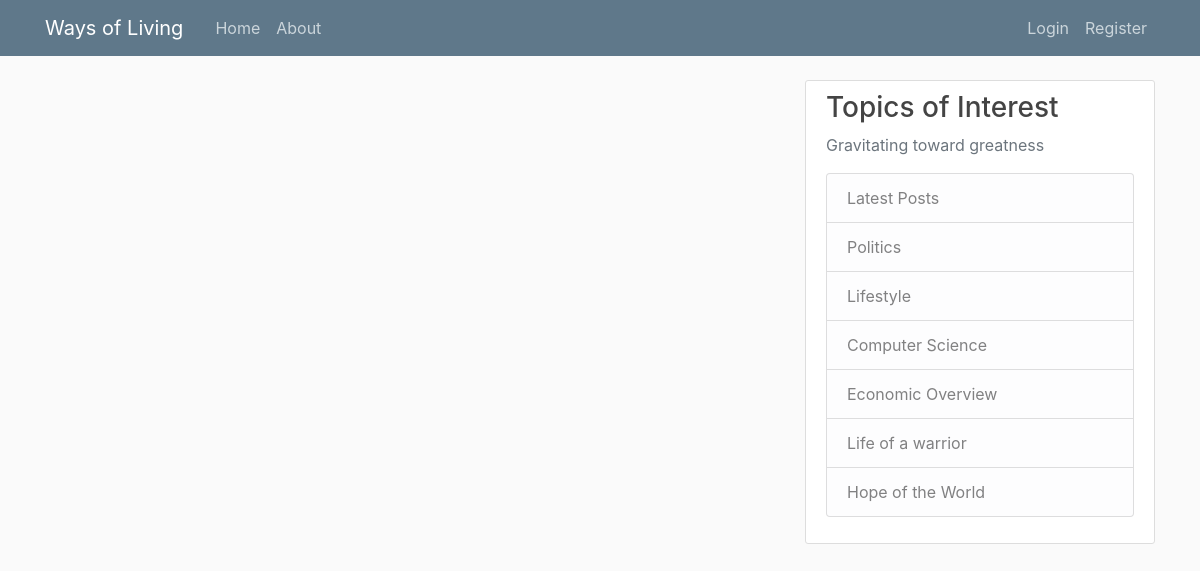
The page /index on the database as committed earlier.
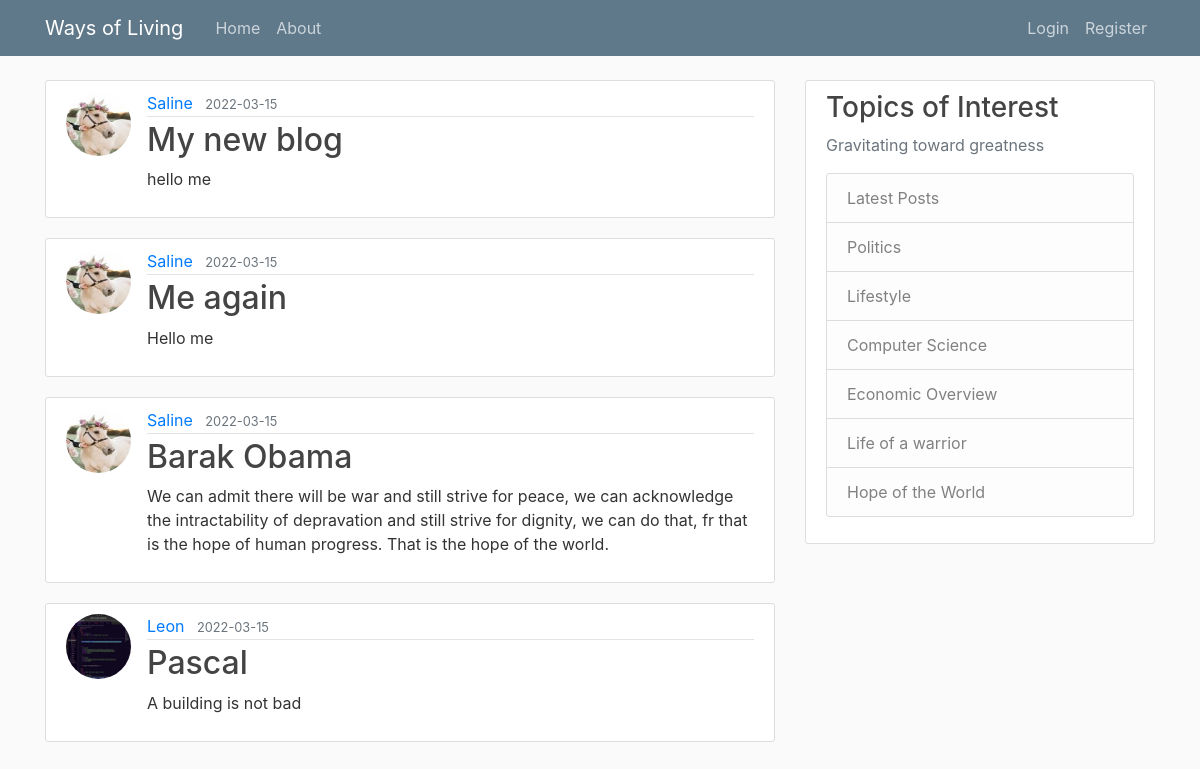
The same page on the database as committed later.
### blog/models.py (models this page shows, shortened)
class Post(db.Model):
    id = db.Column(db.Integer, primary_key=True)
    title = db.Column(db.String(100), nullable=False)
    date_posted = db.Column(db.DateTime, nullable=False, default=datetime.utcnow)
    content = db.Column(db.Text, nullable=False)
    user_id = db.Column(db.Integer, db.ForeignKey('user.id'), nullable=False)

class User(db.Model, UserMixin):
    id = db.Column(db.Integer, primary_key=True)
    username = db.Column(db.String(20), unique=True, nullable=False)
    email = db.Column(db.String(120), unique=True, nullable=False)
    image_file = db.Column(db.String(20), nullable=False, default='default.jpg')
    password = db.Column(db.String(60), nullable=False)
    posts = db.relationship('Post', backref='author', lazy=True)

### blog/routes.py (the view)
@app.route("/")
@app.route("/index")
def index():
    posts = Post.query.all()
    return render_template('index.html', posts=posts)

### blog/templates/index.html
{% extends "base.html" %}
{% block content %}
    {% for post in posts %}
        <article class="media content-section">
          <img class="rounded-circle article-img" src="{{ url_for('static', filename='pictures/' + post.author.image_file) }}" alt="Profile picture">
          <div class="media-body">
            <div class="article-metadata">
              <a class="mr-2" href="#">{{ post.author.username }}</a>
              <small class="text-muted">{{ post.date_posted.strftime('%Y-%m-%d') }}</small>
            </div>
            <h2><a class="article-title" href="#">{{ post.title }}</a></h2>
            <p class="article-content">{{ post.content }}</p>
          </div>
        </article>
    {% endfor %}
{% endblock content %}

### blog/templates/base.html (shortened to what this page needs)
<!DOCTYPE html>
<html>
<head>
    <link rel="stylesheet" href="https://maxcdn.bootstrapcdn.com/bootstrap/4.0.0/css/bootstrap.min.css">
    <link rel="stylesheet" type="text/css" href="{{ url_for('static', filename='main.css') }}">
</head>
<body>
    <header class="site-header">
      <nav class="navbar navbar-expand-md navbar-dark bg-steel fixed-top">
        <div class="container">
          <a class="navbar-brand mr-4" href="/">Ways of Living</a>
          <div class="collapse navbar-collapse" id="navbarToggle">
            <div class="navbar-nav mr-auto">
              <a class="nav-item nav-link" href="{{ url_for('index') }}">Home</a>
              <a class="nav-item nav-link" href="{{ url_for('about') }}">About</a>
            </div>
            <div class="navbar-nav">
              {% if current_user.is_authenticated %}
                <a class="nav-item nav-link" href="{{ url_for('new_post') }}">New Post</a>
                <a class="nav-item nav-link" href="{{ url_for('account') }}">Account</a>
                <a class="nav-item nav-link" href="{{ url_for('logout') }}">Logout</a>
              {% else %}
                <a class="nav-item nav-link" href="{{ url_for('login') }}">Login</a>
                <a class="nav-item nav-link" href="{{ url_for('register') }}">Register</a>
              {% endif %}
            </div>
          </div>
        </div>
      </nav>
    </header>
    <main role="main" class="container">
      <div class="row">
        <div class="col-md-8">
          {% block content %}{% endblock %}
        </div>
        <div class="col-md-4">
          <div class="content-section">
            <h3>Topics of Interest</h3>
            <p class='text-muted'>Gravitating toward greatness
              <ul class="list-group">
                <li class="list-group-item list-group-item-light">Latest Posts</li>
                <li class="list-group-item list-group-item-light">Politics</li>
                <li class="list-group-item list-group-item-light">Lifestyle</li>
                <li class="list-group-item list-group-item-light">Computer Science</li>
                <li class="list-group-item list-group-item-light">Economic Overview</li>
                <li class="list-group-item list-group-item-light">Life of a warrior</li>
                <li class="list-group-item list-group-item-light">Hope of the World</li>
              </ul>
            </p>
          </div>
        </div>
      </div>
    </main>
</body>
</html>

### blog/static/main.css (style rules this page uses)
body { background: #fafafa; color: #333333; margin-top: 5rem; }
h1, h2, h3, h4, h5, h6 { color: #444444; }
.bg-steel { background-color: #5f788a; }
.site-header .navbar-nav .nav-link { color: #cbd5db; }
.content-section { background: #ffffff; padding: 10px 20px; border: 1px solid #dddddd; border-radius: 3px; margin-bottom: 20px; }
.article-title { color: #444444; }
.article-content { white-space: pre-line; }
.article-img { height: 65px; width: 65px; margin-right: 16px; }
.article-metadata { padding-bottom: 1px; margin-bottom: 4px; border-bottom: 1px solid #e3e3e3 }

Rows that differ between the two databases and show on the page:
added Post: image_file (picture), author.username "Saline", date_posted "2022-03-15", title "My new blog", content "hello me"
added Post: image_file (picture), author.username "Saline", date_posted "2022-03-15", title "Me again", content "Hello me"
added Post: image_file (picture), author.username "Saline", date_posted "2022-03-15", title "Barak Obama", content "We can admit there will be war and still strive for peace, we can acknowledge the intractability of depravation and still strive for dignity, we can do that, fr that is the hope of human progress. That is the hope of the world."
added Post: image_file (picture), author.username "Leon", date_posted "2022-03-15", title "Pascal", content "A building is not bad"
